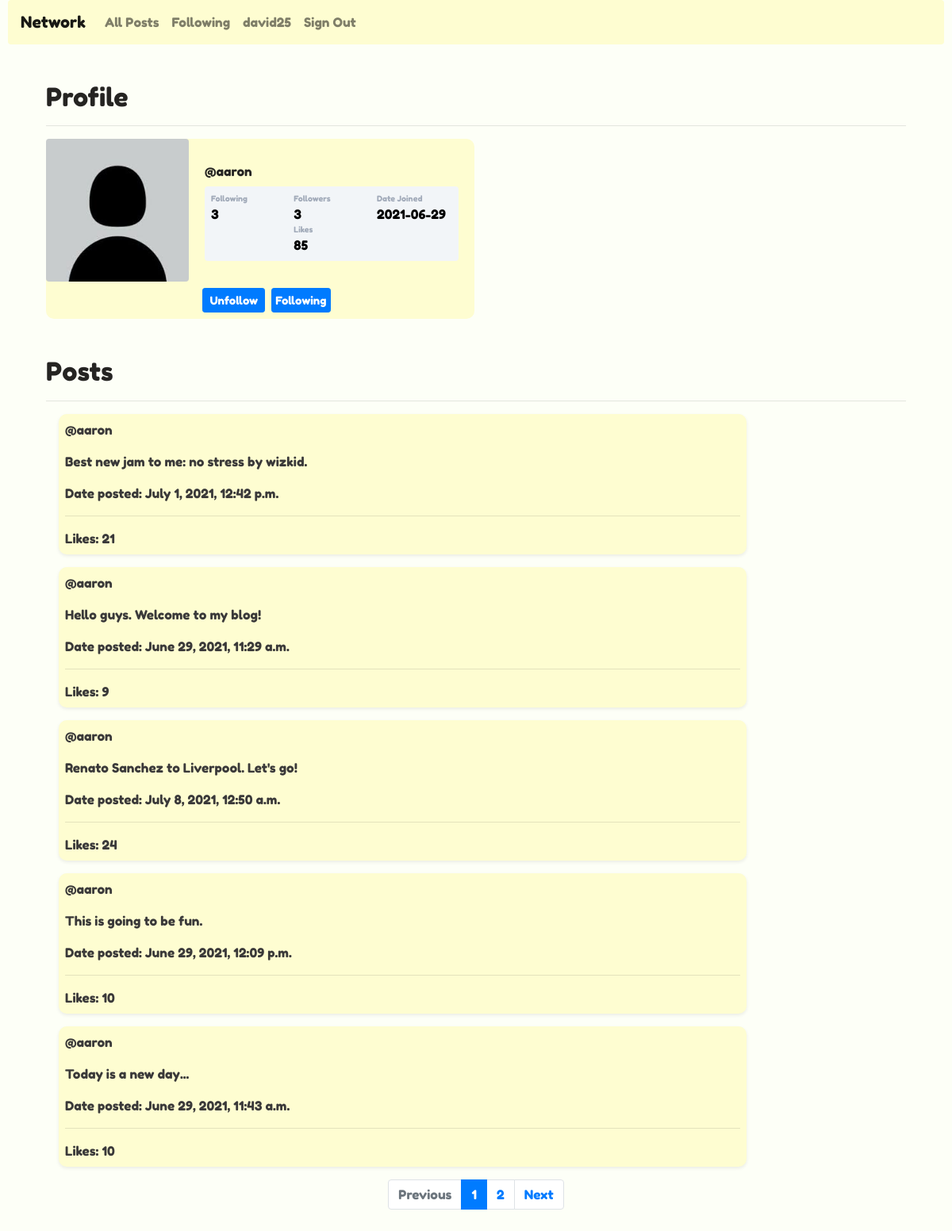
The app's page /network/profile/1 (signed in) with its own data.
### network/models.py (models this page shows, shortened)
class User(AbstractUser):
    pass

class Post(models.Model):
    user = models.ForeignKey(User,on_delete=models.CASCADE,null=False,blank=True)
    post = models.TextField(default="")
    time = models.DateTimeField(auto_now_add=True)
    likers = models.ForeignKey(User,on_delete=models.CASCADE,null=True,blank=True, related_name="likers")
    likes = models.IntegerField(default=0)
    slug = models.SlugField(unique=True, default=uuid.uuid1)
    objects = models.Manager()
    custom = PostManager()

### network/views.py (the view, shortened to what this page needs)
# urls.py: path("network/profile/<int:user_id>", views.profile, name="profile"),
@login_required
@require_http_methods(["GET"])
def profile(request, user_id):
    user_posts = Post.objects.filter(user=user_id).order_by('post')
    totalLikes = []
    for post in user_posts:
        totalLikes.append(post.likes)
    likes = sum(totalLikes)
    userdata = User.objects.get(pk=user_id)
    logged_in_user = str(request.user)
    logged_in_user_obj = User.objects.get(username=request.user)
    date_joined = userdata.date_joined
    dateJoined = str(date_joined)[:10]
    following = Follow.objects.filter(following_id=user_id)
    followers = Follow.objects.filter(follower_id=user_id)
    paginator = Paginator(user_posts, 5)
    page_number = request.GET.get('page')
    page_obj = paginator.get_page(page_number)
    is_following = check_logged_in_user_following(followers, logged_in_user)
    if is_following:
        is_followed = True
        return render(request, "network/profile.html", {
            'posts': page_obj, 'userdata': userdata, 'current_user': logged_in_user, 'date':dateJoined,
            'following': following.count(), 'followers': followers.count(),
             'current_user_id': logged_in_user_obj.id, 'followers_item': followers, 'messages': is_followed,
             'likes': likes
            })

### helper_functions.py (called while the page is built)
def check_logged_in_user_following (model, user):
    model_to_list = list(model)
    list_of_usernames = [str(each_user) for each_user in model_to_list]
    return user in list_of_usernames

### network/models.py (called while the page is built)
    def __str__(self):
	    return f"{self.following}"

### network/templates/network/profile.html (shortened to what this page needs)
{% extends "network/layout.html" %}
{% block body %}
<div id="profile_view" class="m-5 ml-3 mb-5">
    <h2>Profile</h2><hr>
<div class="card mb-3" style="max-width: 540px; background-color:#fefdd1;">
  <div class="row no-gutters">
    <div class="col-md-4">
      <img class="rounded card-img" width="155" alt="...">
    </div>
    <div class="col-md-8">
      <div class="card-body ">
        <h6 class="mb-0 mt-0">@{{userdata.username}}</h6>
        <div class="p-2 mt-2 d-flex justify-content-between rounded text-white stats">
                    <div class="d-flex flex-column mr-2"> <span class="following">Following</span> <span class="number1">{{following}}</span> </div>
                    <div class="d-flex flex-column mr-2"> <span class="followers">Followers</span> <span class="number2">{{followers}}</span>  <span class="rating">Likes</span> <span class="number1">{{likes}}</span></div>
                    <div class="d-flex flex-column mr-2"> <span class="rating">Date Joined</span> <span class="number3">{{date}}</span> </div>
        </div>
      </div>
    </div>
  </div>
  {% if userdata.username != current_user %}
                <div class="d-flex justify-content-center ml-3 mb-2">
                        {% if messages %}
                        <form class="mt-2 d-inline button mr-2" action="{% url 'unfollow' userdata.id %}" method="POST">
                        <input class="btn btn-sm btn-primary w-100" value="Unfollow" type="submit" />
                        </form>
                        <button class="btn btn-sm btn-primary button d-inline p-1 mt-2 w-30"> Following </button>
                        {% else %}
                        <form class="mt-2 d-inline button" action="{% url 'follow' userdata.id %}" method="POST">
                        {% csrf_token %}
                            <input class="btn btn-sm btn-primary w-100" value="Follow" type="submit" />
                            <input type="hidden" name={{userdata.username}} />
                        </form>
                        {% endif %}
                </div>
                {% endif %}
</div>
 <h2 class="mt-5">Posts</h2><hr>
 <div id="profile_posts">
    {% for post in posts %}
    <div style="background-color:#fefdd1;" class="card m-3 p-2 shadow-sm">
      <div class="d-flex justify-content-between">
       <span> @{{post.user.username }} </span>
      </div>
        <div class="mt-3 mb-3">{{post.post}}</div>
        Date posted: {{post.time}}<hr>
        Likes: {{post.likes}}
    </div>
    {% empty %}
    <div><h5> Sorry, no posts for this user yet :)</h5></div>
    {% endfor %}
    <nav aria-label="Page navigation example">
      <ul class="pagination justify-content-center">
        {% if posts.has_previous %}
          <li class="page-item">
            <a class="page-link" href="?page={{ posts.previous_page_number }}">Previous</a>
          </li>
        {% else %}
          <li class="page-item disabled">
            <a class="page-link" href="#" tabindex="-1" aria-disabled="true">Previous</a>
          </li>
        {% endif %}
        {% for i in posts.paginator.page_range %}
          {% if posts.number == i %}
            <li class="page-item active" aria-current="page">
              <span class="page-link">
                {{ i }}
              </span>
            </li>
          {% else %}
            <li class="page-item"><a class="page-link" href="?page={{ i }}">{{ i }}</a></li>
          {% endif %}
        {% endfor %}
        {% if posts.has_next %}
          <li class="page-item">
            <a class="page-link" href="?page={{ posts.next_page_number }}">Next</a>
          </li>
        {% else %}
          <li class="page-item disabled">
            <a class="page-link" href="#" tabindex="-1" aria-disabled="true">Next</a>
          </li>
        {% endif %}
      </ul>
    </nav>
 </div>
</div>
{% endblock %}

### network/templates/network/layout.html (shortened to what this page needs)
{% load static %}
<!DOCTYPE html>
<html lang="en">
    <head>
        <link rel="stylesheet" href="https://stackpath.bootstrapcdn.com/bootstrap/4.1.3/css/bootstrap.min.css">
        <link href="{% static 'network/styles.css' %}" rel="stylesheet">
    </head>
    <body style="padding:0px 10px;">
        <nav class="navbar navbar-expand-lg navbar-light rounded" style="background-color: #fefdd1;">
            <a class="navbar-brand" href="{% url 'index' %}">Network</a>
            <div class="d-flex flex-end collapse navbar-collapse" id="navbarSupportedContent">
              <ul class="navbar-nav mr-auto">
                <li class="nav-item">
                  <a id='allPosts' class="nav-link" href="{% url 'index' %}">All Posts</a>
                </li>
                {% if user.is_authenticated %}
                    <li class="nav-item">
                        <a id="following" class="nav-link" href="{% url 'following' %}">Following</a>
                    </li>
                     {% if user.is_authenticated %}
                    <li class="nav-item">
                        <a id="profile" class="nav-link" href="{% url 'profile' user.id %}"><strong>{{ user.username }}</strong></a>
                    </li>
                {% endif %}
                    <li class="nav-item">
                        <a class="nav-link" href="{% url 'logout' %}">Sign Out</a>
                    </li>
                {% endif %}
              </ul>
            </div>
          </nav>
        <div class="body">
            {% block body %}
            {% endblock %}
        </div>
</body>
</html>

### network/static/network/styles.css (style rules this page uses)
body { background-color: #fdfff7; border-radius: 10px; font-family: 'Fredoka One', cursive; font-weight: 200; color: rgb(58, 57, 57); }
h1, h2, h3, h4, h5, h6 { color: #252422; }
.card { width: 80%; border: none; border-radius: 10px; background-color: #fff }
.stats { background: #f2f5f8 !important; color: #000 !important }
.following { font-size: 10px; color: #a1aab9 }
.number1 { font-weight: 500 }
.followers { font-size: 10px; color: #a1aab9 }
.number2 { font-weight: 500 }
.rating { font-size: 10px; color: #a1aab9 }
.number3 { font-weight: 500 }

### records on screen
User: username "david25"
User: username "aaron"
Post: user.username "aaron", post "Best new jam to me: no stress by wizkid.", time "July 1, 2021, 12:42 p.m.", likes "21"
Post: user.username "aaron", post "Hello guys. Welcome to my blog!", time "June 29, 2021, 11:29 a.m.", likes "9"
Post: user.username "aaron", post "Renato Sanchez to Liverpool. Let's go!", time "July 8, 2021, 12:50 a.m.", likes "24"
Post: user.username "aaron", post "This is going to be fun.", time "June 29, 2021, 12:09 p.m.", likes "10"
Post: user.username "aaron", post "Today is a new day...", time "June 29, 2021, 11:43 a.m.", likes "10"

### other values on screen
{{ following }} "3"
{{ followers }} "3"
{{ likes }} "85"
{{ date }} "2021-06-29"
{{ i }} "1"
{{ i }} "2"
